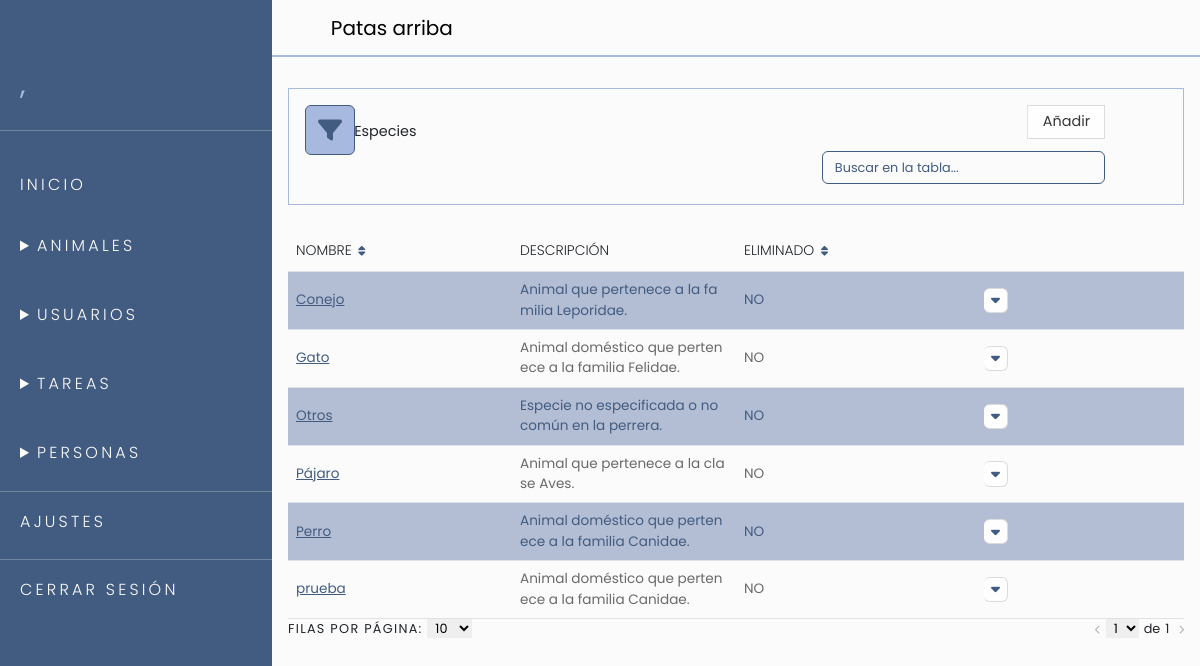
The page /app/controllers/EspecieC.php (signed in) on the database its author committed.
### tables this page shows
CREATE TABLE IF NOT EXISTS `especies` (
  `id` VARCHAR(22) NOT NULL DEFAULT '1',
  `nombre` VARCHAR(45) NOT NULL DEFAULT 'No especificado',
  `descripcion` VARCHAR(100) NOT NULL DEFAULT '-',
  `disponible` TINYINT(4) NOT NULL DEFAULT 1,
  PRIMARY KEY (`id`),
  UNIQUE INDEX `idespecies_UNIQUE` (`id` ASC) );

### app/utils/Utils.php (called while the page is built, shortened)
<?php
require_once "../models/Model.php";
class Utils
{
    public static function connectBD()
    {
        $conBD = null;
        try {
            return $conBD = new PDO(DB_DRIVER . ":host=" . DB_HOST . ";dbname=" . DB_SCHEMA, DB_USER);
        } catch (PDOException $e) {
            self::save_log_error($e->getMessage());
            return $conBD;
            die();
        } catch (Exception $e) {
            self::save_log_error($e->getMessage());
            return $conBD;
            exit();
        }
    }
}

### app/models/Model.php (called while the page is built, shortened)
<?php
require_once "../utils/Utils.php";
class Model
{
    protected $conBD;
    function __construct()
    {
        try {
            $this->conBD = Utils::connectBD();
        } catch (PDOException $e) {
            Utils::save_log_error("PDOException caught: " . $e->getMessage());
        } catch (Exception $e) {
            Utils::save_log_error("Unexpected error caught: " . $e->getMessage());
        }
    }
    public function get_all_visibles(String $table)
    {
        try {
            $query = "SELECT * FROM $table WHERE disponible = 1";
            $stm = $this->conBD->prepare($query);
            $stm->execute();
            return $stm->fetchAll();
        } catch (PDOException $e) {
            Utils::save_log_error("PDOException caught: " . $e->getMessage());
        } catch (Exception $e) {
            Utils::save_log_error("Unexpected error caught: " . $e->getMessage());
        }
    }
    public function pagination_visible(String $table, string $ord, string $field, int $page, int $amount)
    {
        try {
            $offset = ($page - 1) * $amount;
            $query = "SELECT * FROM $table WHERE disponible = 1 ORDER BY $field $ord LIMIT :amount OFFSET :offset";
            $statement = $this->conBD->prepare($query);
            $statement->bindParam(":amount", $amount, PDO::PARAM_INT);
            $statement->bindParam(":offset", $offset, PDO::PARAM_INT);
            $statement->execute();
            return $statement->fetchAll();
        } catch (PDOException $e) {
            Utils::save_log_error("PDOException caught: " . $e->getMessage());
        } catch (Exception $e) {
            Utils::save_log_error("Unexpected error caught: " . $e->getMessage());
        }
        return null;
    }
    public function total_pages_visibles(String $table, int $amount)
    {
        return ceil(count(self::get_all_visibles($table)) / $amount);
    }
}

### app/views/components/especieList.php (the view, shortened to what this page needs)
<div class="w-100" style="overflow: auto; max-height:700px;">
    <table id="list-container" class="table table-striped mb-0" style="vertical-align:middle">
        <thead>
            <tr>
                <th style="z-index:301;">
                    <div class="d-flex align-items-center justify-content-space-between">
                        <span>Nombre</span>
                        <button class="btn btn-link sort-btn p-0" data-field="nombre" data-ord="asc">
                            <i class="fas fa-sort"></i>
                        </button>
                    </div>
                </th>
                <th>
                    <span class="d-flex" style="width: max-content;">Descripción</span>
                </th>
                <th>
                    <div class="d-flex align-items-center justify-content-space-between">
                        <span style="width: max-content;">ELIMINADO</span>
                        <button class="btn btn-link sort-btn p-0" data-field="disponible" data-ord="asc">
                            <i class="fas fa-sort"></i>
                        </button>
                    </div>
                </th>
                <th class='text-center'></th>
            </tr>
        </thead>
        <tbody>
            <?php
            foreach ($data as $show_data) {
                echo "<tr>";
                echo "<td class='sticky-column' id='showRegister' value='" . $show_data["id"] . "'> <a href='?id=" . $show_data["id"] . "&action=show_register'>" . $show_data["nombre"] . "</a> </td>";;
                echo "<td style=>" . $show_data["descripcion"] . "</td>";
                echo "<td>" . (($show_data["disponible"] == '0') ? 'SI' : 'NO') . "</td>";
                echo "<td class='ps-4 pe-2'>";
            ?>
                <div class="btn-group dropdown d-block" style="position:relative">
                    <button type="button" onclick="show_btn_options(event)" id="add" class="button-dropdown rounded" style="padding: .8em;width: 1.3em;height: 1.3em;">
                        <i class="fa-solid fa-caret-down text-primary"></i>
                    </button>
                </div>
            <?php
                echo "</td>";
                echo "</tr>";
            }
            ?>
        </tbody>
    </table>
</div>

### app/controllers/EspecieC.php (shortened to what this page needs)
<?php
require_once "../utils/Utils.php";
class EspecieC
{
    private $especie;
    private $field;
    private $ord;
    private $amount;
    private $page;
    function __construct()
    {
        $this->especie = new Especie();
        $this->field = "nombre";
        $this->ord = "ASC";
        $this->amount = "10";
        $this->page = "1";
    }
    public function getPage() { return $this->page; }
    public function run(String $action = "index")
    {
        switch ($action) {
            case "index":
                $this->index();
                break;
        }
    }
    private function index($view = 'V_Especies.php')
    {
        if (strtoupper($_SESSION["rol"]) == USER_ROL_ADMIN) {
            $data = $this->especie->pagination_all('especies', $this->ord, $this->field, $this->page, $this->amount);
            $total_pages = $this->especie->total_pages('especies', $this->amount);
        } else {
            $data = $this->especie->pagination_visible('especies', $this->ord, $this->field, $this->page, $this->amount);
            $total_pages = $this->especie->total_pages_visibles('especies', $this->amount);
        }
        $page = $this->getPage();
        require_once "../views/" . $view;
    }
}
$especie = new EspecieC();
$action = !empty($_REQUEST["action"]) ? $_REQUEST["action"] : "index";
$especie->run($action);

### app/views/V_Especies.php (shortened to what this page needs)
<!DOCTYPE html>
<html lang="es">
<head>
    <link rel="stylesheet" href="../views/css/sass.css">
</head>
<body>
    <?php include_once "../views/components/menu.php"; ?>
    <section id="content">
        <?php include_once "../views/components/header.php"; ?>
        <main class="mt-5 d-flex flex-column justify-content-center align-content-center p-3" id="main">
            <?php include_once "../views/components/filterEspecie.php"; ?>
            <?php include_once "../views/components/especieList.php"; ?>
            <?php include_once "../views/components/pagination.php"; ?>
        </main>
    </section>
</body>
</html>

### app/views/components/menu.php (shortened to what this page needs)
<section id="menu" class="bg-primary text-white pt-5" style="z-index:400;">
    <div>
        <div class="menu-container overflow-hidden">
            <div class="info-user">
                <h3><?= $_SESSION["apellidos"]; ?>, <?= $_SESSION["nombre"]; ?></h3>
            </div>
            <hr>
            <div class="menu-items mt-4">
                <h5><a href="/app/controllers/C_Home.php" class="text-white">Inicio</a></h5>
                <details>
                    <summary>
                        <h5>Animales</h5>
                    </summary>
                    <a href="../../app/controllers/AnimalC.php">Animales</a><br />
                    <a href="../../app/controllers/AtencionVeterinariaC.php">Asistencia veterinaria</a><br />
                    <a href="../../app/controllers/JaulaC.php">Jaulas</a><br />
                </details>
                <details>
                    <summary>
                        <h5>Usuarios</h5>
                    </summary>
                    <a href="../../app/controllers/EmpleadoC.php">Empleados</a><br />
                </details>
                <details>
                    <summary>
                        <h5>Tareas</h5>
                    </summary>
                    <a href="../../app/controllers/AsignarTareasC.php?action=show_my_tasks">Mis Tareas asignadas</a><br />
                    <a href="../../app/controllers/AsignarTareasC.php">Asignar Tareas</a><br />
                    <a href="../../app/controllers/TareaC.php">Tareas</a><br />
                </details>
                <details>
                    <summary>
                        <h5>Personas</h5>
                    </summary>
                    <a href="../../app/controllers/VoluntarioC.php">Voluntarios</a><br />
                </details>
            </div>
            <hr>
            <div class="settings">
                <h5><a href="../../app/controllers/SettingsC.php" class="text-white">Ajustes</a></h5>
            </div>
            <hr>
            <div class="logout">
                <h5><a href="../../../perrera-ec2/app/controllers/LoginC.php?action=logout" class="text-white">Cerrar sesión</a></h5>
            </div>
        </div>
    </div>
</section>

### app/views/components/header.php (shortened to what this page needs)
<header class="w-100 navbar border-0 border-bottom border-secondary border-2 bg-white position-fixed top-0" style="z-index:99">
    <a class="d-flex align-items-center navbar-brand ms-3" href="/app/controllers/C_Home.php">
        <object data="../../public/imgs/logos/logo1.svg" type="image/svg+xml" width="30" height="30" class="d-inline-block align-top" style="margin-right:.8rem;" alt="Logo perrera">
            <img src="../../public/imgs/logos/logo1.png">
        </object>
        Patas arriba
    </a>
</header>

### app/views/components/filterEspecie.php (shortened to what this page needs)
<div class="w-100 border border-1 border-secondary p-3 my-4">
    <div class="row justify-content-between">
        <div class="col-md-6 col-lg-4">
            <div class="row align-items-center">
                <div class="col-lg-2 col-md-3 col-sm-1 md-sm-1 mb-1">
                    <div class="d-flex justify-content-center align-items-center border border-1 border-primary rounded bg-secondary text-primary" style="width:50px; height: 50px; font-size: 1.5rem;">
                        <i class="fa-solid fa-filter"></i>
                    </div>
                </div>
                <div class="col-lg-10 col-md-9 col-sm-11">
                    <div class="d-flex flex-column">
                        <span style="font-size: .9rem;" data-controller="EspecieC.php">Especies</span>
                    </div>
                </div>
            </div>
        </div>
        <div class="col-md-6 col-lg-5 align-self-end">
            <div class="row">
                <div class="col-lg-10 col-md-12 md-sm-1 mb-1">
                    <div class="btn-group dropdown d-block text-end" style="position:relative">
                        <button type="button" id="add" class="button-dropdown border-1 border-start" data-toggle="modal" data-target="#insert">
                            Añadir
                        </button>
                    </div>
                </div>
            </div>
            <div class="row my-2 mb-1">
                <div class="col-lg-10 col-md-12">
                    <div class="form-group">
                        <input type="search" id="search_table" class="form-control shadow-none border border-1 border-primary" placeholder="Buscar en la tabla..." style="font-size: .8rem;">
                    </div>
                </div>
            </div>
        </div>
    </div>
</div>

### app/views/components/pagination.php (shortened to what this page needs)
<div class="show-pages d-flex w-100 align-items-center justify-content-between" style="height:fit-content; font-size:.8em;" id="pagination">
    <span class="register-amount w-auto text-uppercase p-0" style="letter-spacing: .1em; ">
        Filas por página:
        <select name="amount" id="amount" class="amount px-1 border-0 cursos-pointer" style="outline: none;" data-page="10">
            <option value="10" selected>10</option>
        </select>
    </span>
    <div class="select-page h-100 w-auto d-flex align-items-center p-0" style="gap:5px;">
        <?php if ($page != 1): ?>
            <button class="previous bg-transparent border-0" value="<?= ($page - 1) ?>" style="outline: none; box-shadow:none;" id="previous">
                <i class="fa-solid fa-chevron-left" style="font-size: .7em;"></i>
            </button>
        <?php else: ?>
            <button class="previous bg-transparent border-0" value="<?= $page ?>" style="outline: none; box-shadow:none;" id="previous" disabled>
                <i class="fa-solid fa-chevron-left" style="font-size: .7em;"></i>
            </button>
        <?php endif; ?>
        <select name="page" id="page" class="amount px-1 border-0 cursos-pointer" style="outline: none;">
            <?php for ($i = 1; $i <= $total_pages; $i++): ?>
                <option value="<?= $i ?>" <?= ($i == $page) ? 'selected' : '' ?>><?= $i ?></option>
            <?php endfor; ?>
        </select>
        de <span class="me-1" id="total_pages"><?= $total_pages ?></span>
        <?php if ($page != $total_pages): ?>
            <button class="next bg-transparent border-0" value="<?= ($page + 1) ?>" style="outline: none; box-shadow:none;" id="next">
                <i class="fa-solid fa-chevron-right" style="font-size: .7em;"></i>
            </button>
        <?php else: ?>
            <button class="next bg-transparent border-0" value="<?= $page ?>" style="outline: none; box-shadow:none;" id="next" disabled>
                <i class="fa-solid fa-chevron-right" style="font-size: .7em;"></i>
            </button>
        <?php endif; ?>
    </div>
</div>

### app/views/V_Especies.php (style rules this page uses)
td { overflow: hidden; text-overflow: ellipsis; white-space: nowrap; }

### rows shown on the page
especies: nombre "Conejo", descripcion "Animal que pertenece a la familia Leporidae.", disponible "NO"
especies: nombre "Gato", descripcion "Animal doméstico que pertenece a la familia Felidae.", disponible "NO"
especies: nombre "Otros", descripcion "Especie no especificada o no común en la perrera.", disponible "NO"
especies: nombre "Pájaro", descripcion "Animal que pertenece a la clase Aves.", disponible "NO"
especies: nombre "Perro", descripcion "Animal doméstico que pertenece a la familia Canidae.", disponible "NO"
especies: $show_data["id"] 1 (drawn), nombre "prueba", descripcion "Animal doméstico que pertenece a la familia Canidae.", disponible "NO"

### other values the page prints
$total_pages "1"
form field page "1"
